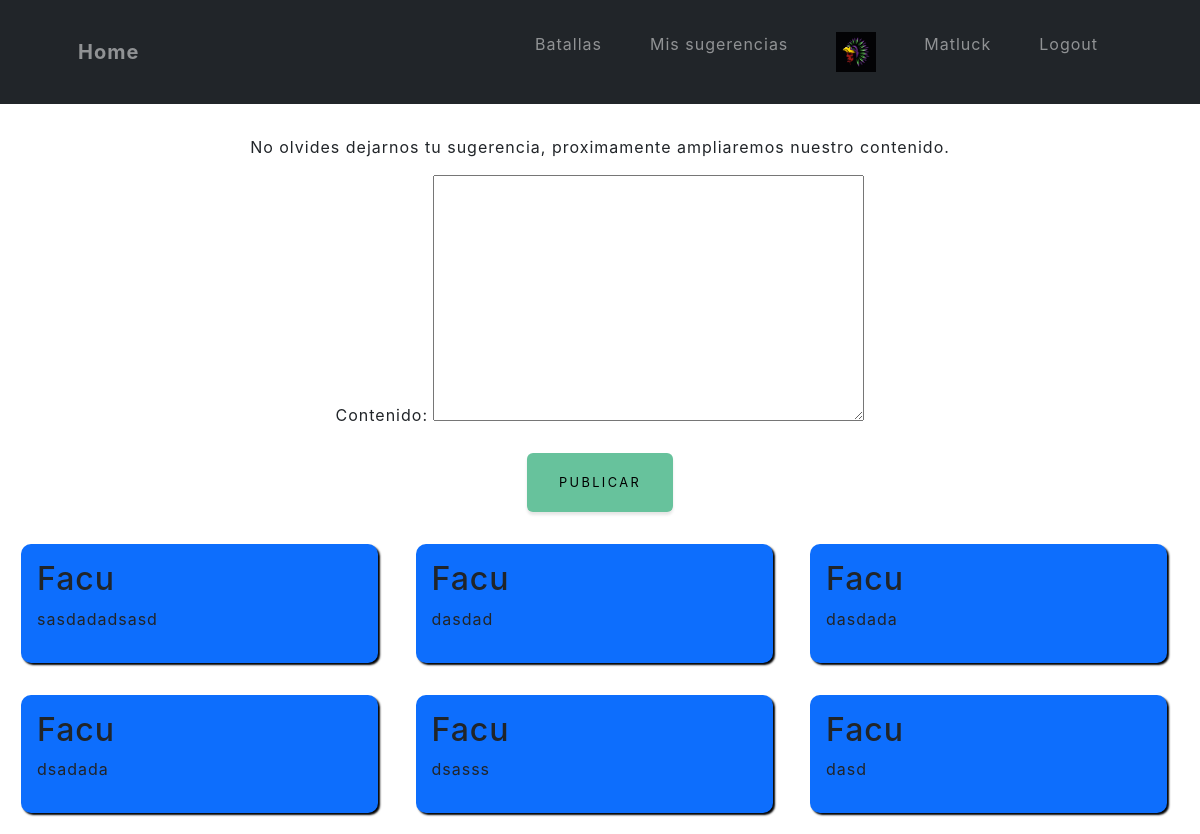
The page /blog/ (signed in) on the database its author committed.
### blog/models.py (models this page shows)
class Recomendacion(models.Model):
    usuario = models.ForeignKey(User, on_delete=models.CASCADE)
    contenido = models.TextField()
    fecha = models.DateTimeField(auto_now_add=True)

### blog/views.py (the view)
# urls.py: 2. Add a URL to urlpatterns:  path('blog/', include('blog.urls'))
@login_required
def blog(request):
    avatar = getAvatar(request)
    if request.method == 'POST':
        form = RecomendacionForm(request.POST, request.FILES)
        if form.is_valid():
            recomendacion = form.save(commit=False)
            recomendacion.usuario = request.user
            recomendacion.save()
            return redirect('Blog')
    else:
        form = RecomendacionForm()
    recomendaciones = Recomendacion.objects.all()
    return render(request, 'blog/blog.html', {'form': form, 'recomendaciones': recomendaciones, "avatar":avatar})

### blog/forms.py
class RecomendacionForm(forms.ModelForm):
    class Meta:
        model = Recomendacion
        fields = ['contenido']

### perfil/views.py (called while the page is built)
def getAvatar(request):
    avatar = Avatar.objects.filter(user = request.user.id)
    try:
        avatar = avatar[0].image.url
    except:
        avatar = None
    return avatar

### blog/templates/blog/blog.html (shortened to what this page needs)
<div>
    {% extends "HistoryBattlesApp/base.html" %}
    {% load static %}
    {% block spaceContent %}
    <p style="text-align: center;">No olvides dejarnos tu sugerencia, proximamente ampliaremos nuestro contenido.</p>
    <form method="post" enctype="multipart/form-data" style="text-align: center;">
        {{ form.as_p }}
        <button type="submit" class="btn btn-success" style="text-decoration: none; color: black; margin-top: 10px;">Publicar</button>
    </form>
    {% for recomendacion in recomendaciones %}
    <div class="blog-container">
        <h2>{{ recomendacion.usuario }}</h2>
        <p >{{ recomendacion.contenido }}</p>
    </div>
    {% endfor %}
    {% endblock %}

### HistoryBattlesApp/templates/HistoryBattlesApp/base.html (shortened to what this page needs)
<!DOCTYPE html>
<html lang="en">
<head>
    {% load static %}
    <link rel="stylesheet" href="{% static 'HistoryBattlesApp/css/styles.css'%}">
    <link rel="stylesheet" href="{% static 'HistoryBattlesApp/css/myStyle.css'%}">
</head>
<body>
    <nav class="navbar navbar-expand-lg  fixed-top bg-dark" id="mainNav">
        <div class="container px-4 px-lg-5">
            <a class="navbar-brand navText" href="{% url 'Home' %}">Home</a>
            <div class="collapse navbar-collapse" id="navbarResponsive">
                <ul class="navbar-nav ms-auto">
                    <li class="nav-item"><a class="nav-link navText" href="{% url 'Batallas' %}">Batallas</a></li>
                    <li class="nav-item"><a class="nav-link navText" href="{% url 'Blog' %}">Mis sugerencias</a></li>
                    <li class="nav-item"><a class="nav-link navText" href=""><img src="{{avatar}}" width="40px" alt=""></a></li>
                    <li class="nav-item"><a class="nav-link navText" href="{% url 'Perfil' %}">{{user.username}}</a></li>
                    <li class="nav-item"><a class="nav-link navText" href="{% url 'Logout' %}">Logout</a></li>
                </ul>
            </div>
        </div>
    </nav>
    <div class="contenido">
    </div>
    <div class="spaceContent">
        {% block spaceContent %}
        {% endblock %}
    </div>
</body>
</html>

### HistoryBattlesApp/static/HistoryBattlesApp/css/myStyle.css (style rules this page uses)
.contenido { margin-top: 100px !important; padding: 10px; }
.spaceContent { margin-top: 10px !important; padding: 5px; }
.blog-container { background-color: #0d6efd; border-radius: 10px; box-shadow: 2px 2px 2px black ; display: inline-block; margin: 1rem; padding: 1rem; width: 30%; }

### rows shown on the page
Recomendacion: usuario "Facu", contenido "sasdadadsasd"
Recomendacion: usuario "Facu", contenido "dasdad"
Recomendacion: usuario "Facu", contenido "dasdada"
Recomendacion: usuario "Facu", contenido "dsadada"
Recomendacion: usuario "Facu", contenido "dsasss"
Recomendacion: usuario "Facu", contenido "dasd"

### other values the page prints
{{ user.username }} "Matluck"
